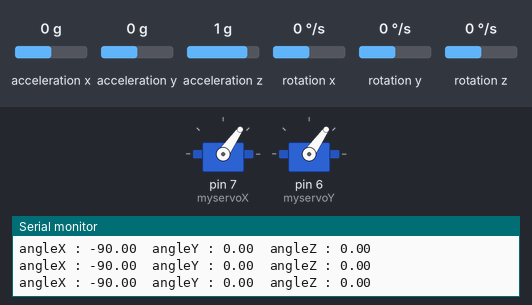
The sketch below on a simulated Arduino Uno, built with avr-gcc and run on an emulated ATmega328P. On the bench: 2 × servo, the last lines printed to the serial monitor. The inputs (shaded band) are chosen by the test bench; at power-on: rotation z 0 °/s, acceleration y 0 g, acceleration z 1 g, acceleration x 0 g, rotation x 0 °/s, rotation y 0 °/s.

Above: at 4.2 s.
4.3 s: rotation z set to -192 °/s
At 5.4 s:
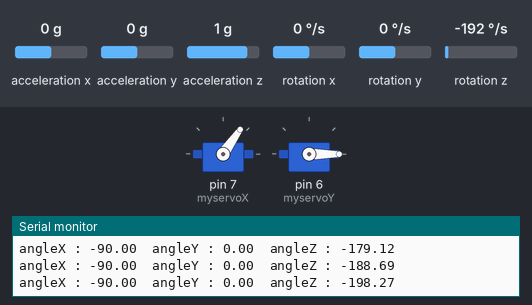
7.3 s: acceleration y set to -1.4 g
At 7.8 s:
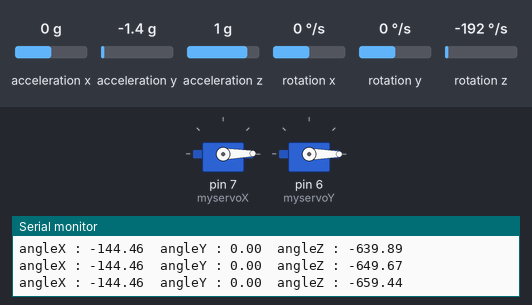
8.8 s: acceleration y set to 0.8 g
At 9.3 s:
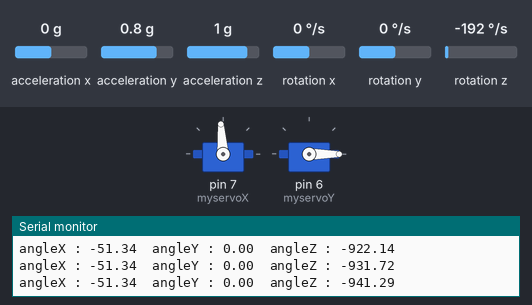
10.3 s: acceleration z set to 0 g
At 10.9 s:
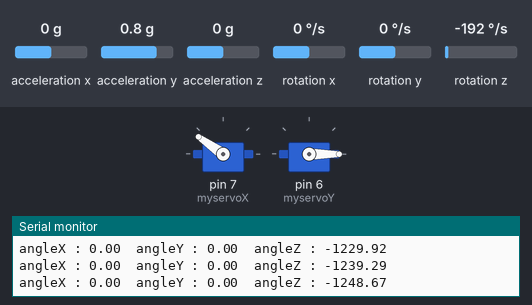
11.8 s: acceleration x set to 0.8 g
At 12.7 s:
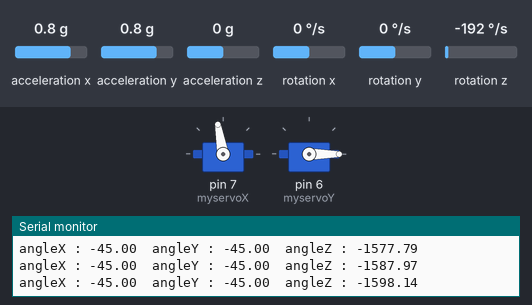
13.3 s: acceleration y set to 0 g
At 14.5 s:
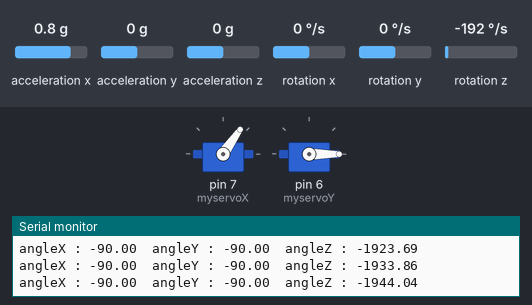
Timing chart, 0 to 16.3 s (numbered marks = the images above; inputs shaded):
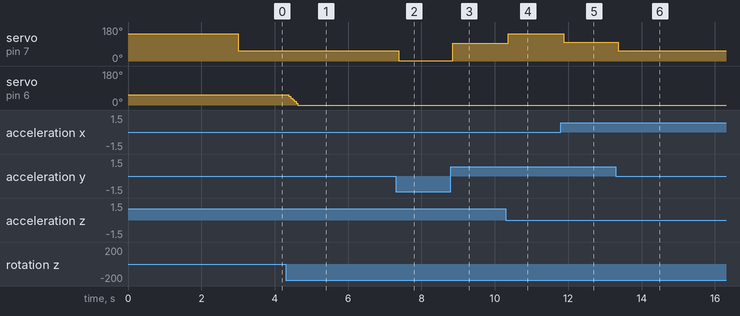

The sketch:

GetAngle.ino
```cpp
#include <MPU6050_tockn.h>
#include <Wire.h>
#include <Servo.h>
Servo myservoX;
Servo myservoY;
int homex = 145;
int homey = 55;
float AngleX;
float AngleY;
float AngleZ;
float SAngleX;
float SAngleY;
float offsetX = 90.0;
float offsetY = 0.0;
float offsetZ = 0.0;
MPU6050 mpu6050(Wire);

void setup() {
  Serial.begin(9600);
  Wire.begin();
  mpu6050.begin();
  mpu6050.calcGyroOffsets(true);
  myservoX.attach(7);
  myservoY.attach(6);
  myservoX.write(homex);
  myservoY.write(homey);
}

void loop() {
  mpu6050.update();
  AngleX = mpu6050.getAngleX() - offsetX;
  AngleY = mpu6050.getAngleY() - offsetY;
  AngleZ = mpu6050.getAngleZ() - offsetZ;
  AngleX *= 1;
  AngleY *= 1;
  AngleZ *= 1;
  Serial.print("angleX : ");
  Serial.print(AngleX);
  Serial.print("\tangleY : ");
  Serial.print(AngleY);
  Serial.print("\tangleZ : ");
  Serial.println(AngleZ);
  float servoAngleD7 = map(AngleX, -30, 30, homex-30, homex + 30);          // Adjusted range for servo on pin 7
  float servoAngleD6 = map(AngleZ, 30, -30, homey + 30, homey - 30);  // Adjusted range for servo on pin 6

  // Set servo positions
  myservoX.write(servoAngleD7);
  myservoY.write(servoAngleD6);
}
```

Measured:
- after the input at 4.3 s, servo on pin 6 (myservoY): 55° → 0° after 0.09 s
- after the input at 7.3 s, servo on pin 7 (myservoX): 55° → 1° after 0.07 s
- after the input at 8.8 s, servo on pin 7 (myservoX): 1° → 94° after 0.05 s
- after the input at 10.3 s, servo on pin 7 (myservoX): 94° → 145° after 0.06 s
- after the input at 11.8 s, servo on pin 7 (myservoX): 145° → 100° after 0.08 s
- after the input at 13.3 s, servo on pin 7 (myservoX): 100° → 55° after 0.07 s
